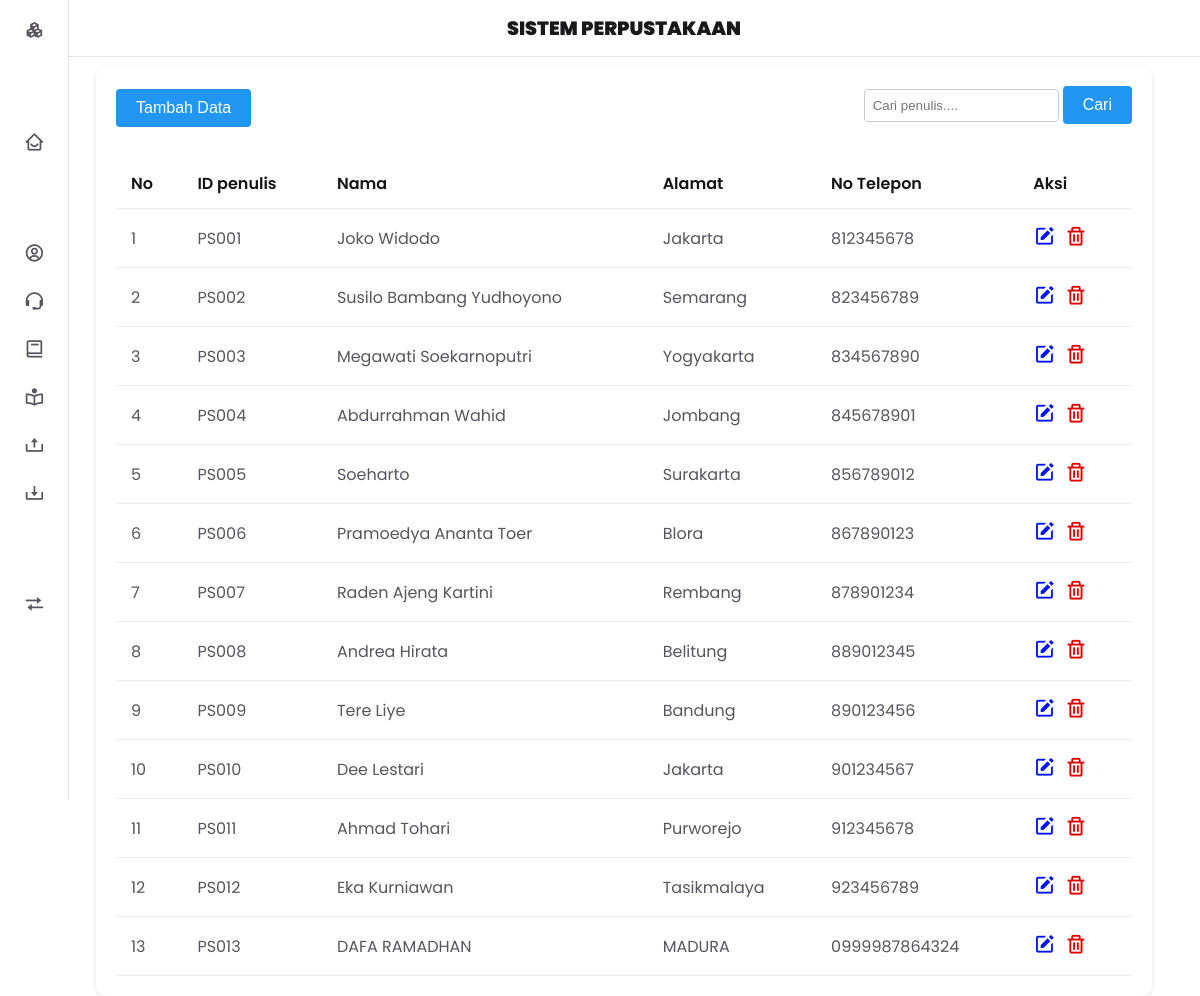
The app's page /public/penulis with its own data.
### tables this page shows
CREATE TABLE `penulis` (
  `id_penulis` varchar(20) NOT NULL,
  `nama_penulis` varchar(100) DEFAULT NULL,
  `alamat_penulis` varchar(255) DEFAULT NULL,
  `telp_penulis` varchar(15) DEFAULT NULL
);

### app/core/Controller.php (called while the page is built, shortened)
<?php
class Controller{
    public function view($view, $data =[])
    {
        require_once '../app/views/'. $view . '.php';
    }
    public function model($model)
    {
        return new $model;
    }
}

### app/controllers/Penulis.php (called while the page is built, shortened)
<?php
class Penulis extends Controller{
    public function index()
    {
        $data['judul'] = 'Data Penulis';
        $data['pnls'] = $this->model('Penulis_model')->getAllPenulis();
        $this->view('penulis/index', $data);
    }
}

### app/core/App.php (called while the page is built, shortened)
<?php
class App{
    protected $method = 'index';
    protected $params = [];
    public function __construct()
    {
        $this->controller = new $this->controller;
        call_user_func_array([$this->controller, $this->method], $this->params);
    }
}

### public/index.php (called while the page is built, shortened)
<?php
$app = new App;

### app/core/Database.php (called while the page is built, shortened)
<?php
class Database{
    private $host = DB_HOST;
    private $user = DB_USER;
    private $pass = DB_PASS;
    private $db_name = DB_NAME;
    private $dbh;
    private $stmt;
    public function __construct()
    {
        $dsn = 'mysql:host=' . $this->host. ';dbname=' . $this->db_name ;
        $option = [
            PDO::ATTR_PERSISTENT => true,
            PDO::ATTR_ERRMODE => PDO::ERRMODE_EXCEPTION
        ];
        try{
            $this->dbh = new PDO($dsn, $this->user, $this->pass, $option);
        }catch(PDOException $e){
            die($e->getMessage());
        }
    }
    public function query($query)
    {
        $this->stmt = $this->dbh->prepare($query);
    }
    public function execute()
    {
        $this->stmt->execute();
    }
    public function resultSet()
    {
        $this->execute();
        return $this->stmt->fetchAll(PDO::FETCH_ASSOC);
    }
}

### app/models/Penulis_model.php (called while the page is built, shortened)
<?php
class Penulis_model{
    private $table = 'penulis';
    private $db;
    public function __construct()
    {
        $this->db = new Database;
    }
    public function getAllPenulis()
    {
        $this->db->query('SELECT * FROM ' . $this->table);
        return $this->db->resultSet();
    }
}

### app/views/penulis/index.php (the view)
<div class="main__container">
    <div class="table-container">
      <div class="button-container">
        <div class="left-button">
          <button onclick="window.location.href='<?=BASEURL;?>/penulis/add'" class="add-button">Tambah Data</button>
        </div>
        <form method="POST" action="">
          <div class="right-container">
            <input type="text" class="search-input" placeholder="Cari penulis...." name="filter">
            <button type="submit" name="search" class="search-button">Cari</button>
          </div>
        </form>
      </div>
      <table class="table">
        <thead>
          <tr>
            <th>No</th>
            <th>ID penulis</th>
            <th>Nama</th>
            <th>Alamat</th>
            <th>No Telepon</th>
            <th>Aksi</th>
          </tr>
        </thead>
        <?php
        $no = 1;
        foreach($data['pnls'] as $pnls):
        ?>
        <tbody>
            <td><?= $no++; ?></td>
            <td><?= $pnls['id_penulis']; ?></td>
            <td><?= $pnls['nama_penulis']; ?></td>
            <td><?= $pnls['alamat_penulis']; ?></td>
            <td><?= $pnls['telp_penulis']; ?></td>
            <td>
              <a href="<?= BASEURL;?>/penulis/edit/<?= $pnls['id_penulis']; ?>" class="edit-button"><i class='bx bxs-edit'></i></a>
              <a href="<?= BASEURL; ?>/penulis/hapus/<?=$pnls['id_penulis'];?>" onclick="return confirm('Yakin Menghapus buku?')" class="delete-button"><i class='bx bx-trash' ></i></a>
            </td>
        </tbody>
        <?php endforeach; ?>
      </table>
    </div>
  </div>

### public/css/style.css (style rules this page uses)
:root { --header-height: 3.5rem; --nav-width: 219px; --first-color: #6923d0; --frist-color-light: #f4f0fa; --title-color: #19181b; --text-color: #58555e; --text-color-light: #a5a1aa; --body-color: #ffffff; --container-color: #fff; --card-body-color: rgb(255, 255, 255); --body-font: 'Poppins', sans-serif; --big-font-size: 1.2rem; --normal-font-size: 0.938rem; --small-font-size: 0.75rem; --smaller-font-size: 0.75rem; --font-big: 900; --font-medium: 500; --font-semi-bold: 600; --z-fixed: 100; }
body { align-items: center; justify-content: center; margin: 50 0 0 0; padding: 1rem 1rem 0; font-family: var(--body-font); font-size: var(--normal-font-size); background-color: var(--body-color); color: var(--text-color); }
a { text-decoration: none; }
@media screen and (min-width: 780px) { body { padding: 1rem 3rem 0 6rem; } }
.table-container { background-color: #fff; border-radius: 10px; box-shadow: 0 1px 4px rgba(0, 0, 0, 0.1); padding: 20px; overflow-x: auto; }
.table { width: 100%; border-collapse: collapse; }
.table th, .table td { padding: 12px 15px; text-align: left; border-bottom: 1px solid #ebebeb; }
.table th { font-weight: 600; color: #141414; }
.edit-button, .delete-button { font-size: 1.4rem; color: #0112ff; }
.delete-button { padding-left: 15; margin-right: 5px; color: rgb(225, 2, 2); }
.edit-button { margin-right: -10px; }
.button-container { display: flex; flex-wrap: wrap; justify-content: space-between; align-items: center; margin-bottom: 20px; }
.left-button { flex: 1; margin-bottom: 10px; }
.search-input { margin-left: 10px; padding: 8px; border: 1px solid #ccc; border-radius: 4px; }
.search-button, .add-button { padding: 10px 20px; font-size: 16px; background-color: #2196f3; color: #fff; border: none; border-radius: 4px; cursor: pointer; }

### records on screen
penulis: id_penulis "PS001", nama_penulis "Joko Widodo", alamat_penulis "Jakarta", telp_penulis "812345678"
penulis: id_penulis "PS002", nama_penulis "Susilo Bambang Yudhoyono", alamat_penulis "Semarang", telp_penulis "823456789"
penulis: id_penulis "PS003", nama_penulis "Megawati Soekarnoputri", alamat_penulis "Yogyakarta", telp_penulis "834567890"
penulis: id_penulis "PS004", nama_penulis "Abdurrahman Wahid", alamat_penulis "Jombang", telp_penulis "845678901"
penulis: id_penulis "PS005", nama_penulis "Soeharto", alamat_penulis "Surakarta", telp_penulis "856789012"
penulis: id_penulis "PS006", nama_penulis "Pramoedya Ananta Toer", alamat_penulis "Blora", telp_penulis "867890123"
penulis: id_penulis "PS007", nama_penulis "Raden Ajeng Kartini", alamat_penulis "Rembang", telp_penulis "878901234"
penulis: id_penulis "PS008", nama_penulis "Andrea Hirata", alamat_penulis "Belitung", telp_penulis "889012345"
penulis: id_penulis "PS009", nama_penulis "Tere Liye", alamat_penulis "Bandung", telp_penulis "890123456"
penulis: id_penulis "PS010", nama_penulis "Dee Lestari", alamat_penulis "Jakarta", telp_penulis "901234567"
penulis: id_penulis "PS011", nama_penulis "Ahmad Tohari", alamat_penulis "Purworejo", telp_penulis "912345678"
penulis: id_penulis "PS012", nama_penulis "Eka Kurniawan", alamat_penulis "Tasikmalaya", telp_penulis "923456789"
penulis: id_penulis "PS013", nama_penulis "DAFA RAMADHAN", alamat_penulis "MADURA", telp_penulis "0999987864324"
